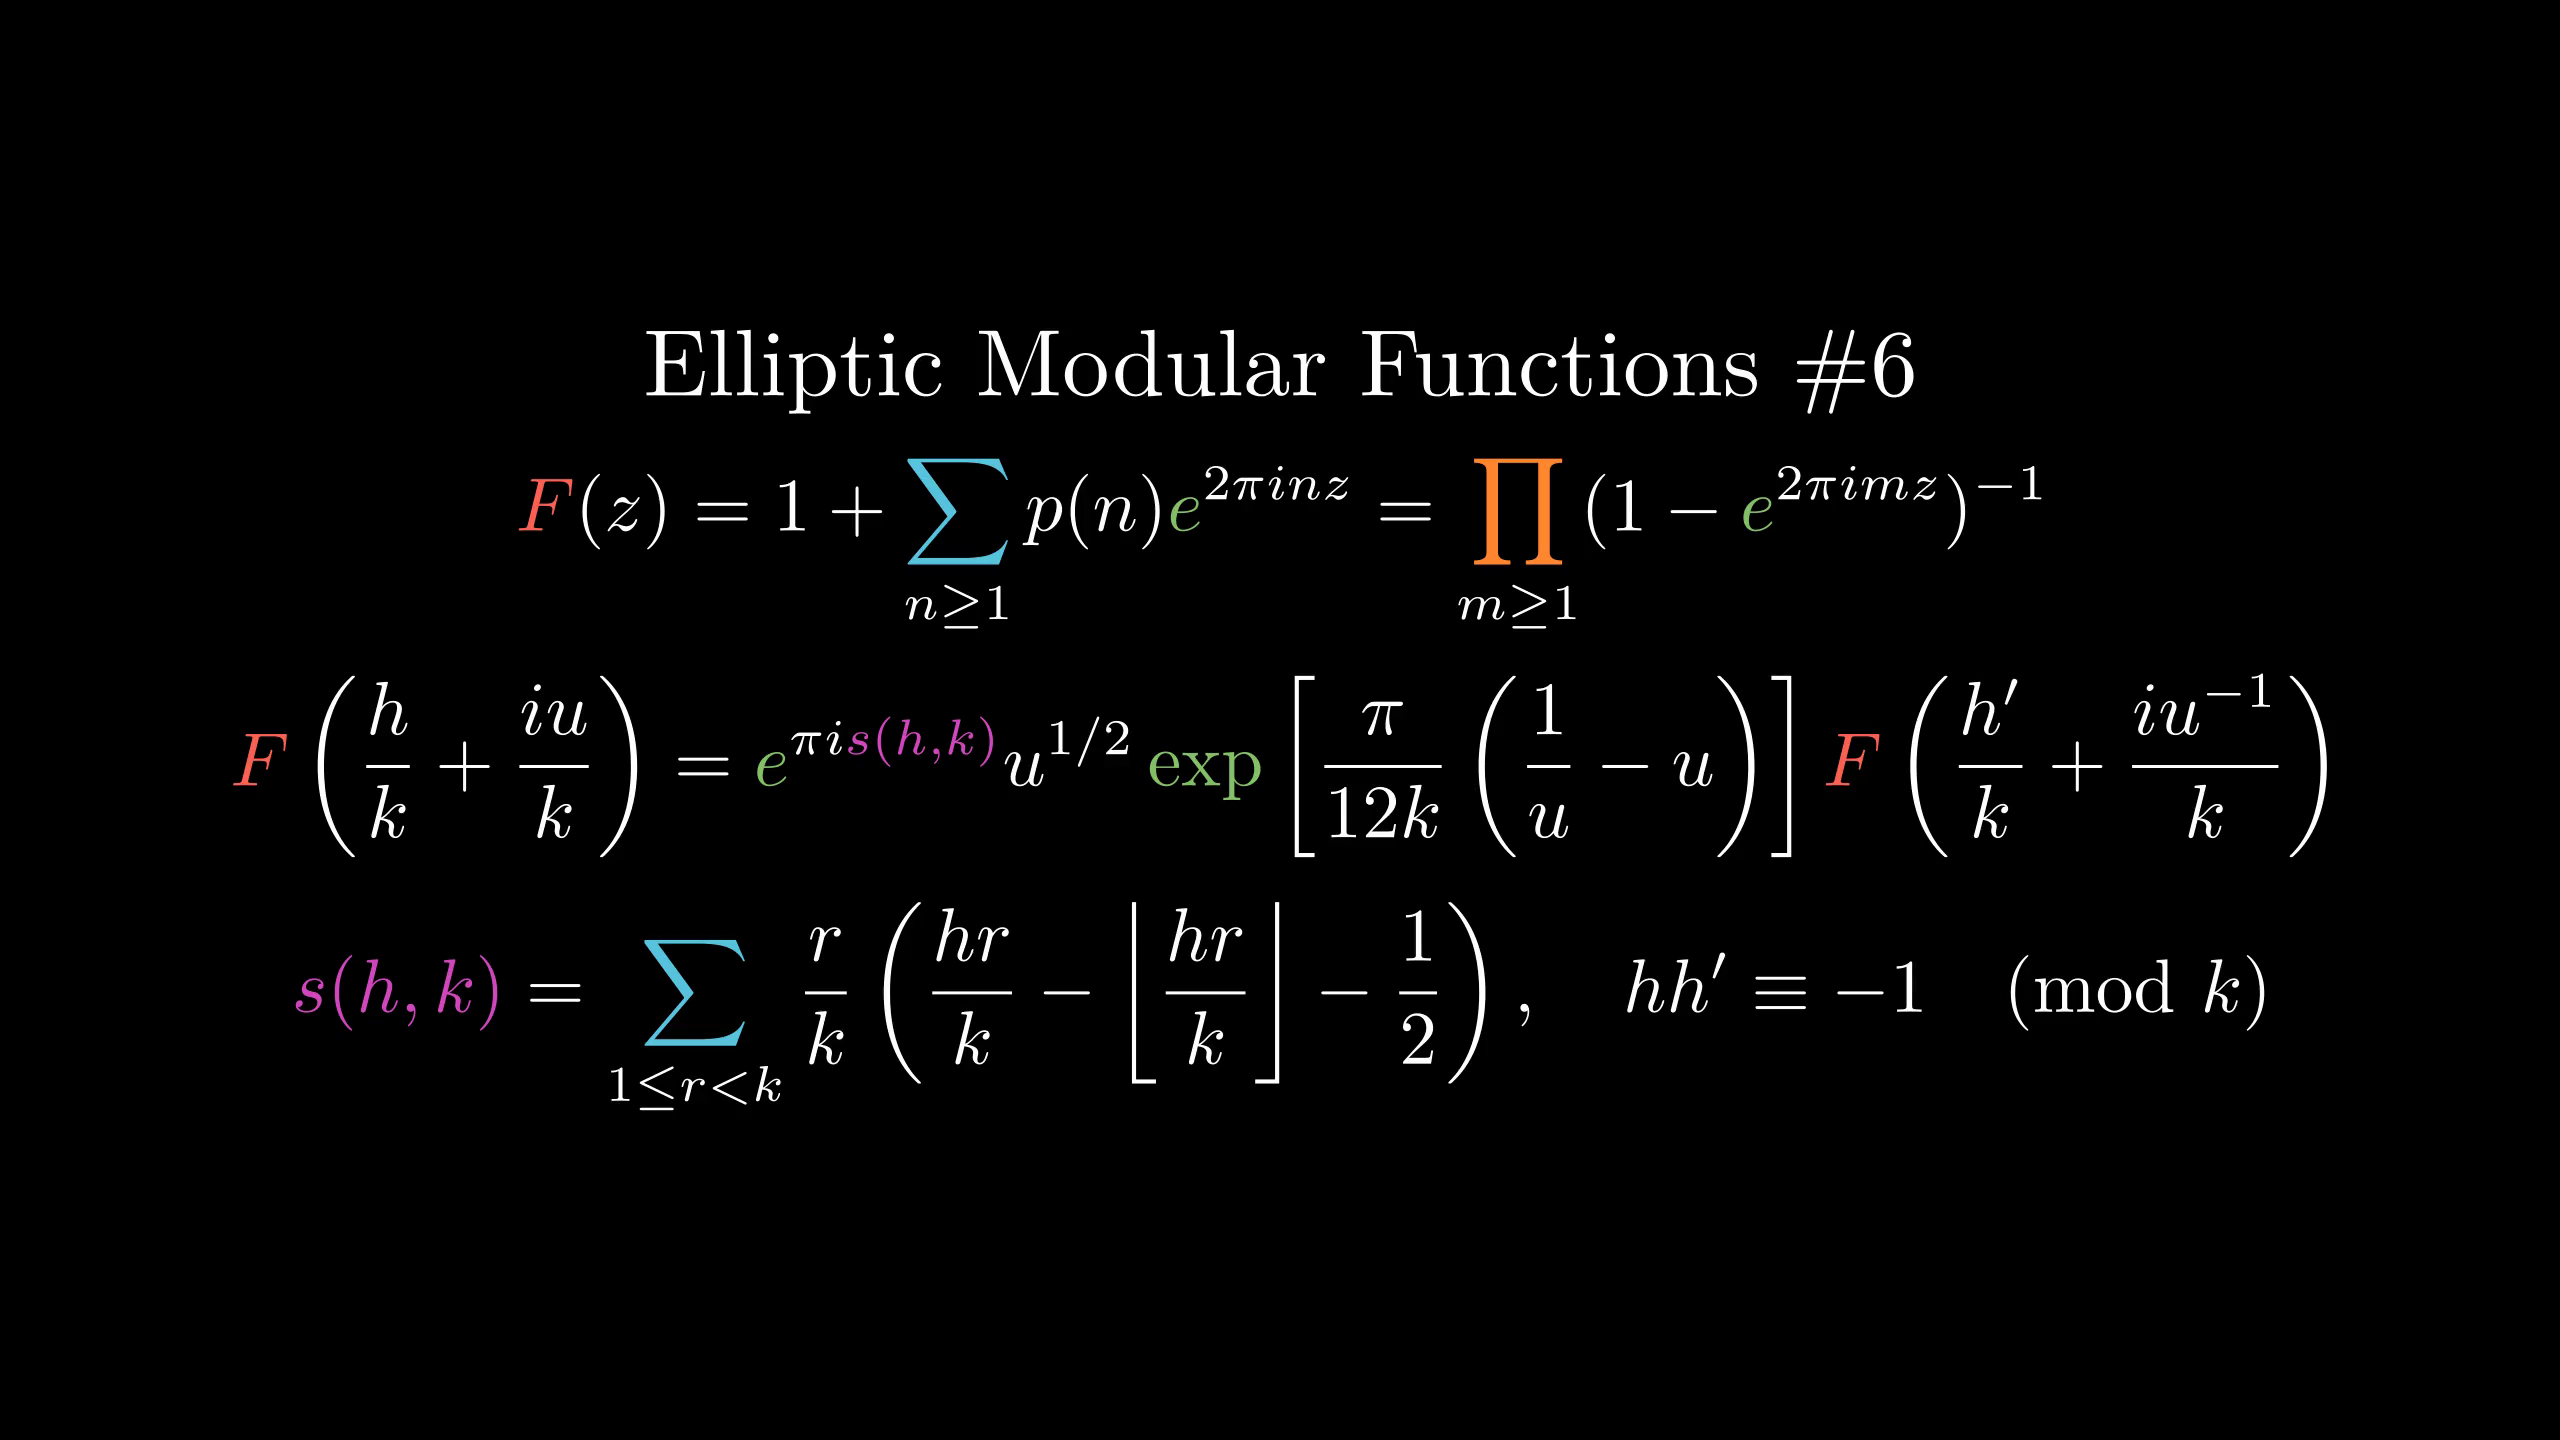

The script that drew this image:
from manimlib.imports import *

class FooScene(Scene):
    def construct(self):
        tit=TextMobject(r"Elliptic Modular Functions \#6")
        cmap={
            "F":RED,
            r"s(h,k)":PINK,
            r"\exp":GREEN,"{e}":GREEN,
            r"\sum":BLUE,r"\prod":ORANGE
        }
        eqn0=TexMobject(r"F(z)=1+\sum_{n\ge1}p(n){e}^{2\pi inz}=\prod_{m\ge1}(1-{e}^{2\pi imz})^{-1}",
            tex_to_color_map=cmap).scale(0.8)
        eqn=TexMobject(r"F\left(\frac hk+{iu\over k}\right)={e}^{\pi is(h,k)}u^{1/2}\exp\left[{\pi\over12k}\left(\frac1u-u\right)\right]F\left({h'\over k}+{iu^{-1}\over k}\right)",
            tex_to_color_map=cmap).scale(0.8)
        eqn2=TexMobject(r"s(h,k)=\sum_{1\le r<k}\frac rk\left({hr\over k}-\left\lfloor{hr\over k}\right\rfloor-\frac12\right),\quad hh'\equiv-1\pmod k",
            tex_to_color_map=cmap).scale(0.8)
        self.add(VGroup(tit,eqn0,eqn,eqn2).arrange(DOWN))
        self.wait()
